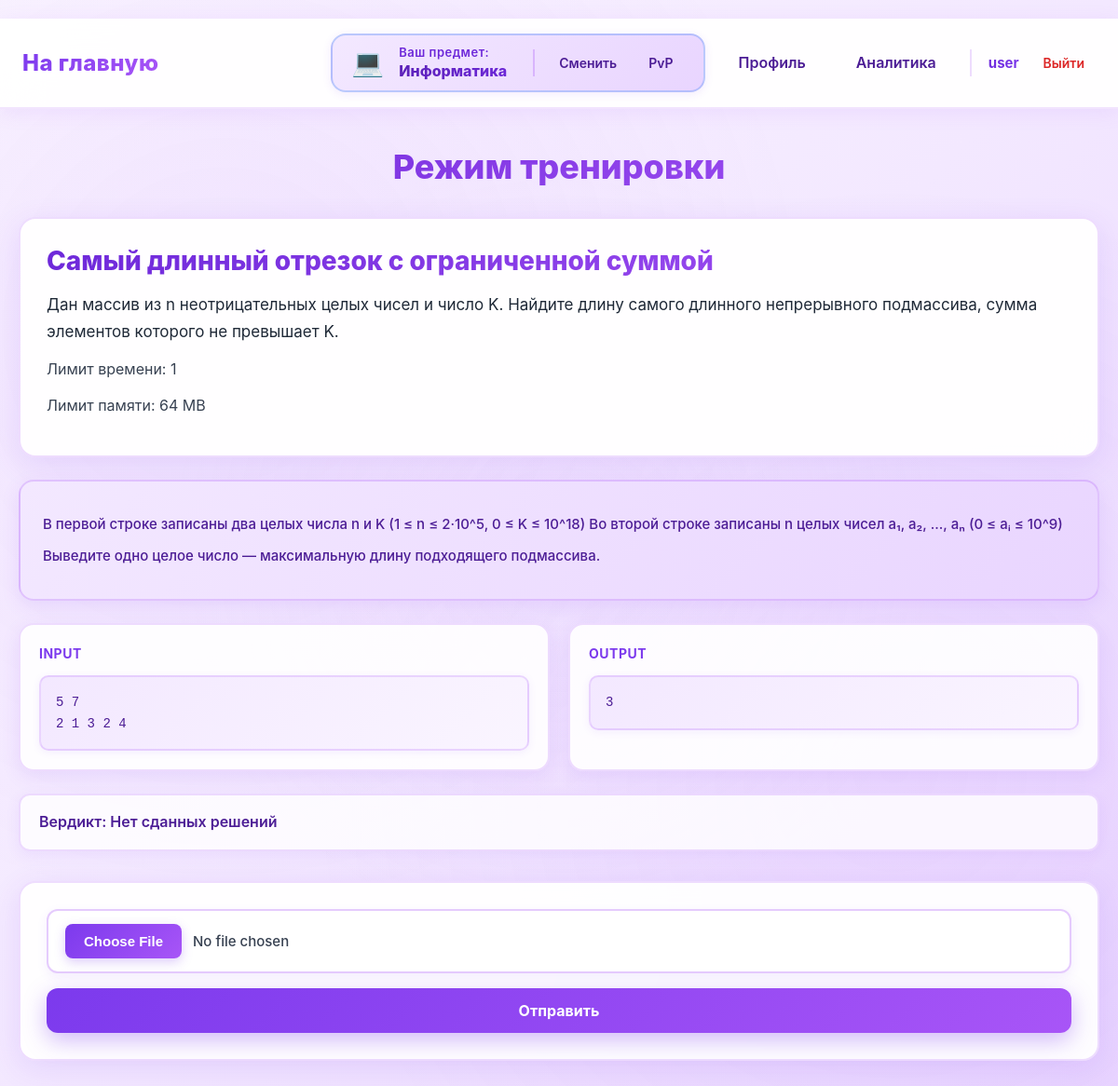
/информатика/task/2 (signed in), run on the app's committed database.
### data/tasks.py (models this page shows)
class Tasks(SqlAlchemyBase):
    __tablename__ = 'tasks'
    id = sqlalchemy.Column(sqlalchemy.Integer,
                           primary_key=True, autoincrement=True)
    subject = sqlalchemy.Column(sqlalchemy.Text, nullable=True)
    title = sqlalchemy.Column(sqlalchemy.Text, nullable=True)
    statement = sqlalchemy.Column(sqlalchemy.Text, nullable=True)
    input_format = sqlalchemy.Column(sqlalchemy.Text, nullable=True)
    output_format = sqlalchemy.Column(sqlalchemy.Text, nullable=True)
    memory_limit = sqlalchemy.Column(sqlalchemy.Integer, nullable=True)
    time_limit = sqlalchemy.Column(sqlalchemy.Integer, nullable=True)
    difficulty = sqlalchemy.Column(sqlalchemy.Text, nullable=True)
    created_at = sqlalchemy.Column(sqlalchemy.DateTime,
                                     default=datetime.datetime.now)
    task_tests = orm.relationship("TaskTest", back_populates='tasks')
    submissions = orm.relationship("Submissions", back_populates="tasks")
    theme = sqlalchemy.Column(sqlalchemy.Text, nullable=True)

### data/users.py (models this page shows, shortened)
class User(SqlAlchemyBase, UserMixin):
    __tablename__ = 'users'
    id = sqlalchemy.Column(sqlalchemy.Integer,
                           primary_key=True, autoincrement=True)
    name = sqlalchemy.Column(sqlalchemy.String, nullable=True)
    email = sqlalchemy.Column(sqlalchemy.String,
                              index=True, unique=True, nullable=True)
    hashed_password = sqlalchemy.Column(sqlalchemy.String, nullable=True)
    elo_rating = sqlalchemy.Column(sqlalchemy.Float, default=1000)
    admin = sqlalchemy.Column(sqlalchemy.Boolean, default=0)
    ban = sqlalchemy.Column(sqlalchemy.Boolean, default=0)
    created_date = sqlalchemy.Column(sqlalchemy.DateTime,
                                     default=datetime.datetime.now)
    submissions = orm.relationship("Submissions", back_populates="user")

### data/task_tests.py (models this page shows)
class TaskTest(SqlAlchemyBase):
    __tablename__ = 'task_tests'
    id = sqlalchemy.Column(sqlalchemy.Integer,
                           primary_key=True, autoincrement=True)
    task_id = sqlalchemy.Column(sqlalchemy.Integer,
                                sqlalchemy.ForeignKey("tasks.id"))
    input_data = sqlalchemy.Column(sqlalchemy.Text, nullable=True)
    output = sqlalchemy.Column(sqlalchemy.Text, nullable=True)
    tasks = orm.relationship("Tasks", back_populates='task_tests')

### main.py (the view, shortened to what this page needs)
@app.route('/<subject>/task/<int:task_id>', methods=["GET", "POST"])
@login_required
@user_ban
def training(subject, task_id):
    db_sess = db_session.create_session()
    task = db_sess.get(Tasks, task_id)
    task_test = db_sess.query(TaskTest).filter(TaskTest.task_id == task.id).all()
    submission = db_sess.query(Submissions).filter(Submissions.task_id == task.id).all()
    submission_id = len(submission) + 1
    if subject == 'информатика':
        last_submission = db_sess.query(Submissions).filter(Submissions.user_id == current_user.id,
                                                            Submissions.task_id == task_id).all()
        if last_submission:
            result = last_submission[-1]
            verdict = result.verdict
            test_passed = result.total_tests
        else:
            verdict = "Нет сданных решений"
            test_passed = None
        return render_template('training.html', task=task, test=task_test[0], verdict=verdict, test_passed=test_passed, subject=subject)

### data/db_session.py (called while the page is built)
def create_session() -> Session:
    global __factory
    return __factory()

### main.py (called while the page is built)
@login_manager.user_loader
def load_user(user_id):
    db_sess = db_session.create_session()
    return db_sess.get(User, user_id)

def user_ban(func):
    @wraps(func)
    def wrapper(*args, **kwargs):
        if current_user.ban:
            abort(403)
        return func(*args, **kwargs)
    return wrapper

### templates/training.html (shortened to what this page needs)
{% extends "base.html" %}
{% block styles %}
<link rel="stylesheet" href="{{ url_for('static', filename='train.css') }}">
{% endblock %}
{% block content %}
<h1>Режим тренировки</h1>
<div class="condition">
    <h2>{{ task.title }}</h2>
    <p>{{ task.statement }}</p>
    <p>Лимит времени: {{ task.time_limit }}</p>
    <p>Лимит памяти: {{ task.memory_limit }}</p>
</div>
<div class="Input">
    <p>{{ task.input_format }}</p>
    <p>{{ task.output_format }}</p>
</div>
<div class="examples">
    <div class="example">
        <p><strong>Input</strong></p>
        <pre>{{ test.input_data }}</pre>
    </div>
    <div class="example">
        <p><strong>Output</strong></p>
        <pre>{{ test.output }}</pre>
    </div>
</div>
<p>Вердикт: {{ verdict }}</p>
<div class="task">
    <form class="send" method="post" enctype="multipart/form-data" id="uploadForm">
        <input type="file" accept=".py" name="file" id="pythonFile" required />
        <button type="submit" id="submitBtn">Отправить</button>
    </form>
</div>
{% endblock %}

### templates/base.html (shortened to what this page needs)
﻿<!doctype html>
<html lang="ru">
<head>
    <link rel="stylesheet" href="{{ url_for('static', filename='base.css') }}">
    {% block styles %}{% endblock %}
</head>
<body>
<header class="site-header">
    <nav class="navbar">
        <div class="nav-left">
            {% if session.get('subject') and session.get('subject') != 'subject' %}
            <a class="logo" href="/{{ session.get('subject') }}/">На главную</a>
            {% else %}
            <a class="logo" href="/">На главную</a>
            {% endif %}
        </div>
        <div class="nav-right">
            {% if current_user.is_authenticated %}
                {% if subject != 'subject' and subject != None %}
                <div class="subject-info" data-subject="{{ subject }}">
                    <div class="subject-icon"></div>
                    <div class="subject-info-content">
                        <div class="subject-label">Ваш предмет:</div>
                        <div class="subject-name">{{ subject|capitalize }}</div>
                    </div>
                    <div class="subject-actions">
                        <a class="nav-link" href="/subject/choice">Сменить</a>
                        <a class="nav-link" href="/{{ subject }}/pvp">PvP</a>
                    </div>
                </div>
                {% endif %}
                <a class="nav-link" href="/profile">Профиль</a>
                <a class="nav-link" href="/analytics">Аналитика</a>
                <div class="user-menu">
                    <span class="username">{{ current_user.name }}</span>
                    <a class="logout" href="/logout">Выйти</a>
                </div>
            {% else %}
                <a class="btn btn-outline" href="/login">Войти</a>
                <a class="btn btn-primary" href="/register">Регистрация</a>
            {% endif %}
        </div>
    </nav>
</header>
<main class="page-content">
    {% block content %}{% endblock %}
</main>
</body>
</html>

### static/base.css (style rules this page uses)
* { box-sizing: border-box; margin: 0; padding: 0; font-family: "Inter", "Segoe UI", Arial, sans-serif; }
body { background: linear-gradient(135deg, #faf5ff 0%, #f3e8ff 50%, #e9d5ff 100%); background-attachment: fixed; color: #1f2937; min-height: 100vh; position: relative; }
body::before { content: ''; position: fixed; top: 0; left: 0; right: 0; bottom: 0; background: radial-gradient(circle at 20% 30%, rgba(168, 85, 247, 0.08) 0%, transparent 50%), radial-gradient(circle at 80% 70%, rgba(192, 132, 252, 0.08) 0%, transparent 50%), radial-gradient(circle at 50% 50%, rgba(233, 213, 255, 0.1) 0%, transparent 50%); pointer-events: none; z-index: 0; }
.site-header { background: rgba(255, 255, 255, 0.95); backdrop-filter: blur(20px); border-bottom: 2px solid rgba(168, 85, 247, 0.15); box-shadow: 0 4px 20px rgba(168, 85, 247, 0.1); position: relative; z-index: 100; }
.navbar { max-width: 1200px; margin: 0 auto; padding: 16px 24px; display: flex; align-items: center; justify-content: space-between; }
.logo { font-size: 24px; font-weight: 800; text-decoration: none; background: linear-gradient(135deg, #7c3aed, #a855f7); -webkit-background-clip: text; -webkit-text-fill-color: transparent; background-clip: text; letter-spacing: 0.5px; transition: all 0.3s ease; position: relative; }
.logo::after { content: ''; position: absolute; bottom: -4px; left: 0; width: 0; height: 3px; background: linear-gradient(90deg, #7c3aed, #a855f7); border-radius: 2px; transition: width 0.3s ease; }
.nav-left, .nav-right { display: flex; align-items: center; gap: 18px; position: relative; z-index: 10; }
.nav-link { text-decoration: none; color: #4c1d95; font-weight: 600; padding: 10px 18px; border-radius: 12px; transition: all 0.3s ease; position: relative; background: transparent; }
.subject-info { display: flex; align-items: center; gap: 16px; background: linear-gradient(135deg, #f3e8ff, #e9d5ff); padding: 10px 20px; border-radius: 16px; border: 2px solid rgba(168, 85, 247, 0.2); box-shadow: 0 2px 10px rgba(124, 58, 237, 0.1); transition: all 0.3s ease; }
.subject-icon { font-size: 28px; line-height: 1; }
.subject-label { font-size: 13px; color: #6d28d9; font-weight: 600; letter-spacing: 0.5px; }
.subject-name { font-size: 16px; font-weight: 800; color: #4c1d95; background: linear-gradient(135deg, #5b21b6, #6d28d9); -webkit-background-clip: text; -webkit-text-fill-color: transparent; background-clip: text; line-height: 1.3; }
.subject-info-content { display: flex; flex-direction: column; gap: 2px; }
.subject-actions { display: flex; align-items: center; gap: 10px; margin-left: 12px; padding-left: 14px; border-left: 2px solid rgba(168, 85, 247, 0.3); }
.subject-actions .nav-link { padding: 6px 12px; font-size: 14px; min-width: auto; }
.subject-info[data-subject="информатика"] .subject-icon::before { content: '💻'; }
.subject-info[data-subject="информатика"] { border-color: rgba(59, 130, 246, 0.3); }
.user-menu { display: flex; align-items: center; gap: 14px; padding-left: 18px; border-left: 2px solid rgba(168, 85, 247, 0.2); }
.username { font-size: 15px; font-weight: 700; color: #5b21b6; background: linear-gradient(135deg, #6d28d9, #7c3aed); -webkit-background-clip: text; -webkit-text-fill-color: transparent; background-clip: text; }
.logout { text-decoration: none; font-size: 14px; color: #dc2626; font-weight: 600; padding: 6px 12px; border-radius: 8px; transition: all 0.2s ease; }
.page-content { max-width: 1200px; margin: 40px auto; padding: 0 20px; position: relative; z-index: 10; animation: fadeIn 0.6s ease-out; }
h1, h2, h3, h4, h5, h6 { color: #5b21b6; font-weight: 800; }
p { color: #374151; line-height: 1.6; }
a { color: #7c3aed; }
input, textarea, select { background: #ffffff; border: 2px solid rgba(168, 85, 247, 0.2); border-radius: 10px; padding: 12px 16px; color: #1f2937; font-size: 14px; transition: all 0.3s ease; }

### data on the page
Tasks: subject "Информатика", title "Самый длинный отрезок с ограниченной суммой", statement "Дан массив из n неотрицательных целых чисел и число K. Найдите длину самого длинного непрерывного подмассива, сумма элементов которого не превышает K.", time_limit "1", memory_limit "64 MB", input_format "В первой строке записаны два целых числа n и K (1 ≤ n ≤ 2·10^5, 0 ≤ K ≤ 10^18) Во второй строке записаны n целых чисел a₁, a₂, ..., aₙ (0 ≤ aᵢ ≤ 10^9)", output_format "Выведите одно целое число — максимальную длину подходящего подмассива."
User: name "user"
TaskTest: input_data "5 7 2 1 3 2 4", output "3"

### other printed values
{{ verdict }} "Нет сданных решений"
